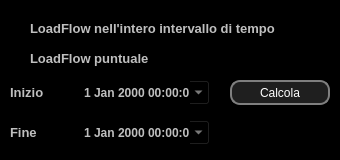
<?xml version="1.0" encoding="UTF-8"?>
<ui version="4.0">
 <class>Dialog</class>
 <widget class="QDialog" name="Dialog">
  <property name="geometry">
   <rect>
    <x>0</x>
    <y>0</y>
    <width>340</width>
    <height>160</height>
   </rect>
  </property>
  <property name="windowTitle">
   <string>Dialog</string>
  </property>
  <property name="styleSheet">
   <string notr="true">*{
	background-color: rgb(0, 0, 0);
	color: rgb(191, 191, 191);
}



QLineEdit{
	border: solid;
	border-width: 1px;
	border-color: rgb(255,255,255);
}

QDoubleSpinBox{
	border: solid;
	border-width: 1px;
	border-color: rgb(255, 255, 255);
}

QPushButton {
	text-align: center;
	padding: 0px 00px;
	color: rgb(255, 255, 255);
	background-color: rgb(31, 31, 31); 
	border: solid;
	border-width: 2px; 
	border-radius: 10px; 
	border-color: rgb(127, 127, 127)
}
QPushButton:pressed {
	background-color: rgb(64, 64, 64); 
	border-style: inset
}</string>
  </property>
  <widget class="QRadioButton" name="punctLfRB">
   <property name="geometry">
    <rect>
     <x>10</x>
     <y>50</y>
     <width>320</width>
     <height>17</height>
    </rect>
   </property>
   <property name="font">
    <font>
     <pointsize>10</pointsize>
     <weight>75</weight>
     <bold>true</bold>
    </font>
   </property>
   <property name="text">
    <string>LoadFlow puntuale</string>
   </property>
  </widget>
  <widget class="QRadioButton" name="profLfRB">
   <property name="geometry">
    <rect>
     <x>10</x>
     <y>20</y>
     <width>320</width>
     <height>17</height>
    </rect>
   </property>
   <property name="font">
    <font>
     <pointsize>10</pointsize>
     <weight>75</weight>
     <bold>true</bold>
    </font>
   </property>
   <property name="text">
    <string>LoadFlow nell'intero intervallo di tempo</string>
   </property>
  </widget>
  <widget class="QPushButton" name="calcPls">
   <property name="geometry">
    <rect>
     <x>230</x>
     <y>80</y>
     <width>100</width>
     <height>25</height>
    </rect>
   </property>
   <property name="text">
    <string>Calcola</string>
   </property>
  </widget>
  <widget class="QWidget" name="startWgt" native="true">
   <property name="geometry">
    <rect>
     <x>10</x>
     <y>80</y>
     <width>200</width>
     <height>25</height>
    </rect>
   </property>
   <widget class="QDateTimeEdit" name="startDte">
    <property name="geometry">
     <rect>
      <x>70</x>
      <y>0</y>
      <width>130</width>
      <height>25</height>
     </rect>
    </property>
    <property name="font">
     <font>
      <weight>75</weight>
      <bold>true</bold>
     </font>
    </property>
    <property name="calendarPopup">
     <bool>true</bool>
    </property>
   </widget>
   <widget class="QLabel" name="startLbl">
    <property name="geometry">
     <rect>
      <x>0</x>
      <y>0</y>
      <width>60</width>
      <height>25</height>
     </rect>
    </property>
    <property name="font">
     <font>
      <pointsize>10</pointsize>
      <weight>75</weight>
      <bold>true</bold>
     </font>
    </property>
    <property name="text">
     <string>Inizio</string>
    </property>
   </widget>
  </widget>
  <widget class="QWidget" name="endWgt" native="true">
   <property name="geometry">
    <rect>
     <x>10</x>
     <y>120</y>
     <width>200</width>
     <height>25</height>
    </rect>
   </property>
   <widget class="QDateTimeEdit" name="endDte">
    <property name="geometry">
     <rect>
      <x>70</x>
      <y>0</y>
      <width>130</width>
      <height>25</height>
     </rect>
    </property>
    <property name="font">
     <font>
      <weight>75</weight>
      <bold>true</bold>
     </font>
    </property>
    <property name="calendarPopup">
     <bool>true</bool>
    </property>
   </widget>
   <widget class="QLabel" name="endLbl">
    <property name="geometry">
     <rect>
      <x>0</x>
      <y>0</y>
      <width>60</width>
      <height>25</height>
     </rect>
    </property>
    <property name="font">
     <font>
      <pointsize>10</pointsize>
      <weight>75</weight>
      <bold>true</bold>
     </font>
    </property>
    <property name="text">
     <string>Fine</string>
    </property>
   </widget>
  </widget>
 </widget>
 <resources/>
 <connections/>
</ui>
